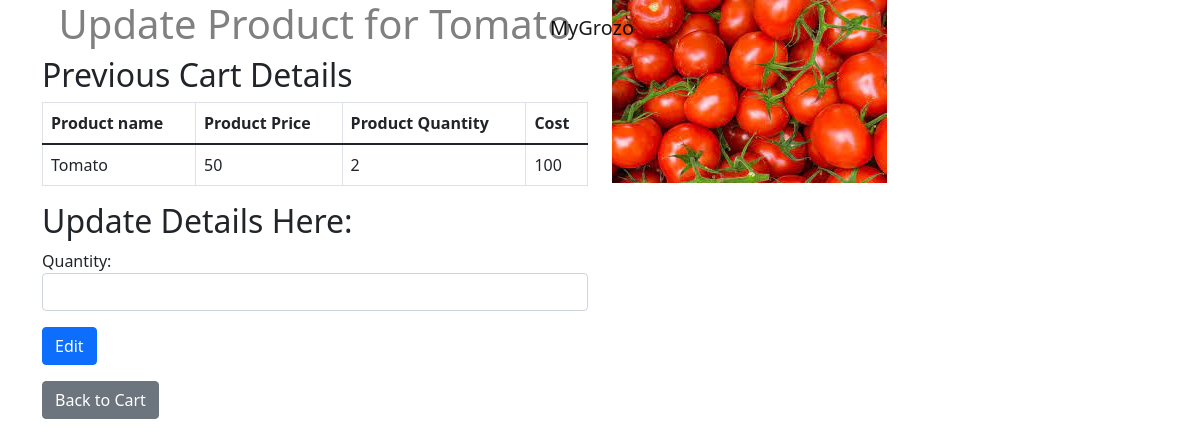
The app's page /user/cart/update/2 with its own data.
### models.py (models this page shows)
class User_cart(db.Model):
    entry_id = db.Column(db.Integer, autoincrement = True, primary_key = True)
    username = db.Column(db.String(50), nullable = False)
    pid = db.Column(db.Integer, nullable = False)
    pname = db.Column(db.String(50), nullable = False)
    quantity = db.Column(db.Integer, nullable = False)
    unit_cost = db.Column(db.Integer)
    cost = db.Column(db.Integer, nullable = False)
    category = db.Column(db.String(50), nullable = False)
    image_url = db.Column(db.String(100), nullable = False)

### app.py (the view, shortened to what this page needs)
@app.route('/user/cart/update/<id>',methods=['GET','POST'])
def update_item(id):
    item=User_cart.query.filter_by(entry_id=int(id)).first()
    pid=item.pid
    product=Products.query.filter_by(pid=pid).first()
    if not id:
        return render_template('update_item.html',item=item,message=2)
    if item:
        if request.method=='GET':
            return render_template('update_item.html',item=item,message=1)
    else:
        return str(id)+"failed"

### templates/update_item.html (shortened to what this page needs)
<!DOCTYPE html>
<html lang="en">
<head>
    <link href="https://cdn.jsdelivr.net/npm/bootstrap@5.1.3/dist/css/bootstrap.min.css" rel="stylesheet">
    <link rel="stylesheet" type="text/css" href="{{ url_for('static', filename='style.css') }}">
</head>
<body>
    <nav class="navbar navbar-expand-lg navbar-light fixed-top">
        <div class="container justify-content-center">
            <a class="navbar-brand" href="#">MyGrozo</a>
        </div>
    </nav>
    <div class="container content-container">
        <div class="row">
            <div class="col-md-6">
                <h1>Update Product for {{ item.pname }}</h1>
                <h2>Previous Cart Details</h2>
                <table class="table table-bordered">
                    <thead>
                        <tr>
                            <th>Product name</th>
                            <th>Product Price</th>
                            <th>Product Quantity</th>
                            <th>Cost</th>
                        </tr>
                    </thead>
                    <tbody>
                        <tr>
                            <td>{{ item.pname }}</td>
                            <td>{{ item.unit_cost }}</td>
                            <td>{{ item.quantity }}</td>
                            <td>{{ item.cost }}</td>
                        </tr>
                    </tbody>
                </table>
                <h2>Update Details Here:</h2>
                <form action="/user/cart/update/{{ item.entry_id }}" method="post" class="update-form">
                    <div class="mb-3">
                        <label for="quantity">Quantity:</label>
                        <input type="number" name="quantity" id="quantity" class="form-control">
                    </div>
                    <input type="submit" value="Edit" class="btn btn-primary">
                </form>
                <a href="/user/cart" class="btn btn-secondary mt-3">Back to Cart</a>
            </div>
            <div class="col-md-6">
                <div class="product-image">
                    <img src="{{ item.image_url }}" alt="{{ item.pname }}" class="img-fluid h-100">
                </div>
            </div>
        </div>
    </div>
</body>
</html>

### static/style.css (style rules this page uses)
body { height: 100vh; }
h1 { text-align: center; color: grey; }
.navbar { padding: 0.5em 1em; }

### records on screen
User_cart: pname "Tomato", unit_cost "50", quantity "2", cost "100", image_url (picture)
